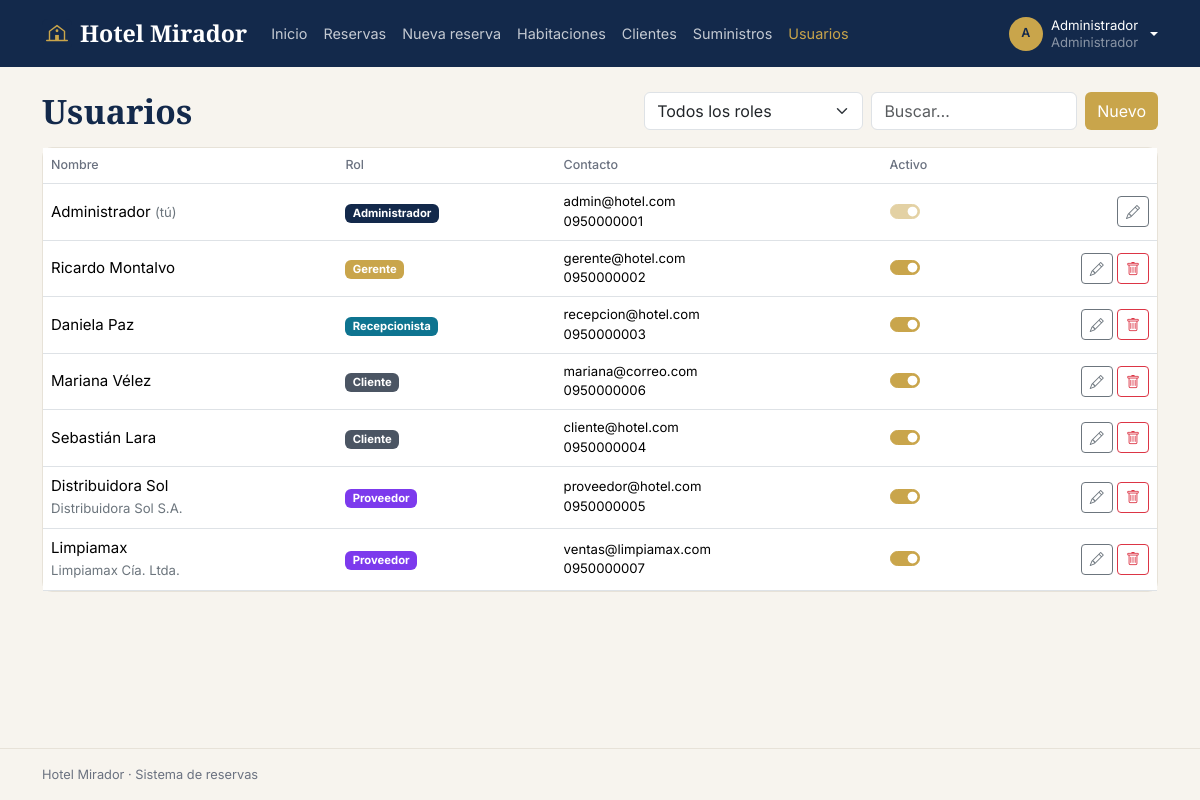
Page /index.php?r=usuarios/index (signed in) on the committed database.
### tables this page shows
CREATE TABLE usuarios (
  id         INT AUTO_INCREMENT PRIMARY KEY,
  nombre     VARCHAR(60)  NOT NULL,
  correo     VARCHAR(100) NOT NULL UNIQUE,
  contrasena VARCHAR(255) NOT NULL,
  id_rol     INT          NOT NULL,
  telefono   VARCHAR(15)  NULL,
  documento  VARCHAR(20)  NULL,    
  empresa    VARCHAR(80)  NULL,    
  activo     TINYINT(1)   NOT NULL DEFAULT 1,
  creado_en  DATETIME     NOT NULL DEFAULT CURRENT_TIMESTAMP,
  FOREIGN KEY (id_rol) REFERENCES roles(id)
);

CREATE TABLE roles (
  id     INT AUTO_INCREMENT PRIMARY KEY,
  nombre VARCHAR(20) NOT NULL UNIQUE
);

### core/Controller.php (called while the page is built, shortened)
<?php
abstract class Controller
{
    protected function render(string $vista, array $datos = []): void
    {
        extract($datos);
        require __DIR__ . '/../views/layout/header.php';
        require __DIR__ . '/../views/' . $vista . '.php';
        require __DIR__ . '/../views/layout/footer.php';
    }
}

### controllers/UsuariosController.php (called while the page is built, shortened)
<?php
class UsuariosController extends Controller
{
    public function index(): void
    {
        $rol = (int) get('rol');
        $q = get('q');
        $this->render('usuarios/index', [
            'titulo'   => 'Usuarios',
            'usuarios' => Usuario::listar($rol, $q),
            'roles'    => Usuario::roles(),
            'rol'      => $rol,
            'q'        => $q,
        ]);
    }
}

### core/Router.php (called while the page is built, shortened)
<?php
class Router
{
    public static function dispatch(string $ruta): void
    {
        if (!preg_match('#^([a-z]+)/([a-z]+)$#', $ruta, $m)) self::error404();
        $accion = $m[2];
        (new $clase())->$accion();
    }
}

### index.php (called while the page is built, shortened)
<?php
require __DIR__ . '/core/helpers.php';
require __DIR__ . '/core/Database.php';
require __DIR__ . '/core/Auth.php';
require __DIR__ . '/core/Model.php';
require __DIR__ . '/core/Controller.php';
require __DIR__ . '/core/Router.php';
Router::dispatch(is_string($_GET['r'] ?? null) ? $_GET['r'] : '');

### core/helpers.php (called while the page is built, shortened)
<?php
function e($v): string
{
    return htmlspecialchars((string) ($v ?? ''), ENT_QUOTES, 'UTF-8');
}
function url(string $ruta, array $params = []): string
{
    return 'index.php?' . http_build_query(['r' => $ruta] + $params);
}
function get(string $k): string
{
    return is_string($_GET[$k] ?? null) ? trim($_GET[$k]) : '';
}

### core/Database.php (called while the page is built, shortened)
<?php
class Database
{
    private static ?PDO $pdo = null;
    public static function get(): PDO
    {
        if (self::$pdo) return self::$pdo;
        try {
            self::$pdo = new PDO(
                'mysql:host=' . DB_HOST . ';port=' . DB_PORT . ';dbname=' . DB_NAME . ';charset=utf8mb4',
                DB_USER,
                DB_PASS,
                [
                    PDO::ATTR_ERRMODE            => PDO::ERRMODE_EXCEPTION,
                    PDO::ATTR_DEFAULT_FETCH_MODE => PDO::FETCH_ASSOC,
                    PDO::ATTR_EMULATE_PREPARES   => false,
                ]
            );
            self::$pdo->exec("SET time_zone = '" . date('P') . "'");
        } catch (PDOException $e) {
            http_response_code(500);
            $info = DEBUG ? '<br><small>' . htmlspecialchars($e->getMessage()) . '</small>' : '';
            exit('<h3 style="font-family:sans-serif">No hay conexión con la base de datos. Revisa la configuración e importa hotel.sql.' . $info . '</h3>');
        }
        return self::$pdo;
    }
}

### core/Model.php (called while the page is built, shortened)
<?php
abstract class Model
{
    protected static function db(): PDO
    {
        return Database::get();
    }
    protected static function query(string $sql, array $params = []): PDOStatement
    {
        $st = self::db()->prepare($sql);
        $st->execute($params);
        return $st;
    }
}

### models/Usuario.php (called while the page is built, shortened)
<?php
class Usuario extends Model
{
    public static function listar(int $rol = 0, string $buscar = ''): array
    {
        $sql = 'SELECT u.*, r.nombre AS rol FROM usuarios u JOIN roles r ON r.id = u.id_rol WHERE 1=1';
        $p = [];
        return self::query($sql . ' ORDER BY u.id_rol, u.nombre', $p)->fetchAll();
    }
}

### core/Auth.php (called while the page is built, shortened)
<?php
class Auth
{
    public static function id(): ?int
    {
        return $_SESSION['usuario']['id'] ?? null;
    }
}

### views/usuarios/index.php (the view, shortened to what this page needs)
<div class="d-flex flex-wrap justify-content-between align-items-center gap-2 mb-3">
  <h1 class="titulo mb-0">Usuarios</h1>
  <div class="d-flex gap-2">
    <form class="d-flex gap-2"><input type="hidden" name="r" value="usuarios/index">
      <select name="rol" class="form-select" onchange="this.form.submit()" aria-label="Rol"><option value="0">Todos los roles</option>
        <?php foreach ($roles as $r): ?><option value="<?= $r['id'] ?>" <?= $rol === (int) $r['id'] ? 'selected' : '' ?>><?= $r['nombre'] ?></option><?php endforeach; ?></select>
      <input type="search" name="q" class="form-control" placeholder="Buscar…" value="<?= e($q) ?>"></form>
    <button class="btn btn-dorado text-nowrap" data-bs-toggle="modal" data-bs-target="#modalUsuario">Nuevo</button>
  </div>
</div>
<div class="tarjeta p-0">
  <div class="table-responsive">
    <table class="table table-hover align-middle mb-0">
      <thead><tr><th>Nombre</th><th>Rol</th><th>Contacto</th><th>Activo</th><th></th></tr></thead>
      <tbody>
      <?php foreach ($usuarios as $u): $yo = (int) $u['id'] === Auth::id(); ?>
        <tr>
          <td><?= e($u['nombre']) ?><?= $yo ? ' <small class="text-secondary">(tú)</small>' : '' ?><?= $u['empresa'] ? '<br><small class="text-secondary">' . e($u['empresa']) . '</small>' : '' ?></td>
          <td><span class="badge rol-<?= $u['id_rol'] ?>"><?= $u['rol'] ?></span></td>
          <td class="small"><?= e($u['correo']) ?><br><?= e($u['telefono']) ?></td>
          <td><div class="form-check form-switch m-0"><input class="form-check-input" type="checkbox" data-activo="<?= $u['id'] ?>" <?= $u['activo'] ? 'checked' : '' ?> <?= $yo ? 'disabled' : '' ?> aria-label="Activo"></div></td>
          <td class="text-end text-nowrap">
            <button class="btn btn-sm btn-outline-secondary" data-bs-toggle="modal" data-bs-target="#modalUsuario"
                    data-datos='<?= e(json_encode(array_intersect_key($u, array_flip(['id', 'nombre', 'correo', 'id_rol', 'telefono', 'documento', 'empresa'])))) ?>' aria-label="Editar"><i class="bi bi-pencil"></i></button>
            <?php if (!$yo): ?>
              <form method="post" action="<?= url('usuarios/eliminar') ?>" class="d-inline" data-confirmar="¿Eliminar a <?= e($u['nombre']) ?>?">
                <button class="btn btn-sm btn-outline-danger" aria-label="Eliminar"><i class="bi bi-trash"></i></button>
              </form>
            <?php endif; ?>
          </td>
        </tr>
      <?php endforeach; ?>
      </tbody>
    </table>
  </div>
</div>

### assets/css/styles.css (style rules this page uses)
:root { --azul: #13294b; --azul-2: #1f3d6b; --dorado: #c9a54b; --dorado-osc: #a8852f; --crema: #f7f4ee; --texto: #1f2933; --gris: #6b7280; --borde: #e7e2d8; }
body { font-family: 'Inter', system-ui, sans-serif; background: var(--crema); color: var(--texto); font-size: .94rem; min-height: 100vh; display: flex; flex-direction: column; }
.titulo, .marca, .cifra span, .precio { font-family: 'Cormorant Garamond', Georgia, serif; font-weight: 700; }
.titulo { font-size: 2.1rem; color: var(--azul); }
.btn-dorado { background: var(--dorado); color: #fff; border: 0; }
.form-check-input:checked { background-color: var(--dorado); border-color: var(--dorado); }
.table > thead th { font-size: .78rem; color: var(--gris); font-weight: 500; }
.tarjeta { background: #fff; border: 1px solid var(--borde); border-radius: 10px; padding: 1.2rem; }
.rol-1 { background: var(--azul); }
.rol-2 { background: var(--dorado); }
.rol-3 { background: #0e7490; }
.rol-4 { background: #4b5563; }
.rol-5 { background: #7c3aed; }

### rows in the picture
usuarios: nombre "Administrador", shows "(tú)", id_rol.nombre "Administrador", correo "admin@hotel.com", telefono "0950000001", activo "☑"
usuarios: nombre "Ricardo Montalvo", id_rol.nombre "Gerente", correo "gerente@hotel.com", telefono "0950000002", activo "☑"
usuarios: nombre "Daniela Paz", id_rol.nombre "Recepcionista", correo "recepcion@hotel.com", telefono "0950000003", activo "☑"
usuarios: nombre "Mariana Vélez", id_rol.nombre "Cliente", correo "mariana@correo.com", telefono "0950000006", activo "☑"
usuarios: nombre "Sebastián Lara", id_rol.nombre "Cliente", correo "cliente@hotel.com", telefono "0950000004", activo "☑"
usuarios: nombre "Distribuidora Sol", empresa "Distribuidora Sol S.A.", id_rol.nombre "Proveedor", correo "proveedor@hotel.com", telefono "0950000005", activo "☑"
usuarios: nombre "Limpiamax", empresa "Limpiamax Cía. Ltda.", id_rol.nombre "Proveedor", correo "ventas@limpiamax.com", telefono "0950000007", activo "☑"

### other values in the picture
$_texto "Inicio"
$_texto "Reservas"
$_texto "Nueva reserva"
$_texto "Habitaciones"
$_texto "Clientes"
$_texto "Suministros"
$_texto "Usuarios"
iniciales($yo['nombre']) "A"
$yo['nombre'] "Administrador"
$yo['rol'] "Administrador"
